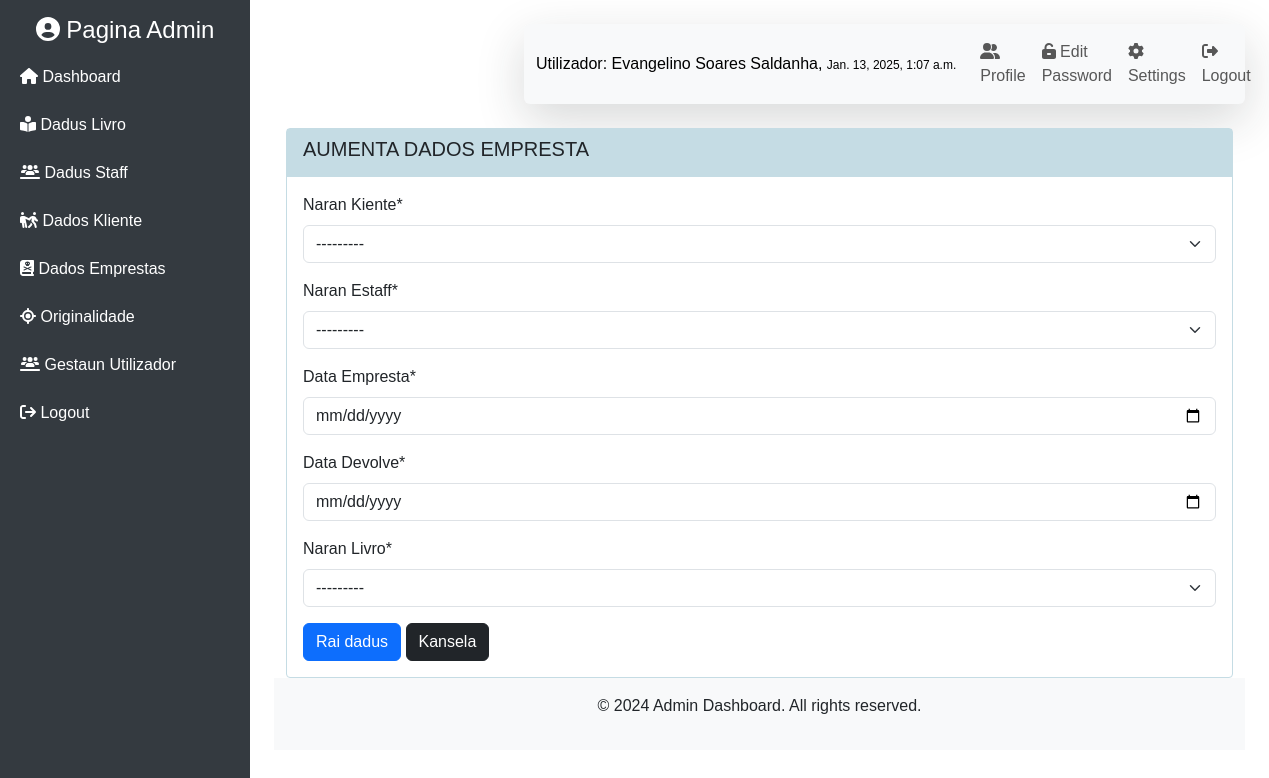
The page /home/add_empresta/ (signed in) on the database its author committed.
### mainApp/models.py (models this page shows, shortened)
class Staff(models.Model):
    SEXO_CHOICES = [
        ('Mane', 'Mane'),
        ('Feto', 'Feto'),
    ]
    STADU_CIVIL = [
        ('Solteiro', 'Solteiro'),
        ('Kassadu', 'Kassadu'),
        ('Diborsiadu', 'Diborsiadu'),
        ('Barlakeadu', 'Barlakeadu')
    ]
    id_staff = models.UUIDField(primary_key=True, default=uuid.uuid4, editable=False)
    naran_staff = models.CharField(max_length=225, blank=True, null=True)
    sexu = models.CharField(max_length=4, choices=SEXO_CHOICES, blank=True, null=True)
    data_moris = models.DateField(blank=True, null=True)
    id_suku = models.ForeignKey(Suku, related_name='staff', on_delete=models.CASCADE, blank=True, null=True)
    endereso = models.CharField(max_length=225, blank=True, null=True)
    no_tlf = models.CharField(max_length=20, blank=True, null=True)
    estadu_sivil = models.CharField(max_length=15, default='', choices=STADU_CIVIL,blank=True, null=True)
    user = models.OneToOneField(User, on_delete=models.CASCADE, null= True)
    foto = models.ImageField(
        upload_to='foto_staff/',
        validators=[FileExtensionValidator(allowed_extensions=['png', 'jpg', 'jpeg'])],
        null=True,
        blank=True,
        default='default.png'
    )
    def __str__(self):
        return f"{self.naran_staff}"

class Kliente(models.Model):
    SEXO_CHOICES = [
        ('Mane', 'Mane'),
        ('Feto', 'Feto'),
]
    STADU_CIVIL = [
        ('Solteiro', 'Solteiro'),
        ('Kassadu', 'Kassadu'),
        ('Diborsiadu', 'Diborsiadu'),
        ('Barlakeadu', 'Barlakeadu')
]
    id_kliente = models.UUIDField(primary_key=True, default=uuid.uuid4, editable=False)
    naran_kliente = models.CharField(max_length=225)
    sexu = models.CharField(max_length=4, choices=SEXO_CHOICES)
    data_moris = models.DateField()
    id_suku = models.ForeignKey(Suku, related_name='kliente_suku', on_delete=models.CASCADE)
    hela_fatin = models.CharField(max_length=225)
    estadu_sivil = models.CharField(max_length=15, choices=STADU_CIVIL)
    no_tlf = models.CharField(max_length=20)
    def __str__(self):
        return self.naran_kliente

class Empresta(models.Model):
    STATUS_EMP = [
        ('Empresta', 'Empresta'),
        ('Devolve', 'Devolve'),
        ('Tarde', 'Tarde'),
]
    id_empresta = models.UUIDField(primary_key=True, default=uuid.uuid4, editable=False)
    id_kliente = models.ForeignKey('Kliente', related_name='kliente_empresta', on_delete=models.CASCADE)
    id_staff = models.ForeignKey('Staff', related_name='staff_responsavel', on_delete=models.CASCADE)  # Corrected spelling
    data_empresta = models.DateField()
    data_devolve = models.DateField()
    loron_tarde = models.IntegerField(null=True, blank=True)  # Ensure proper spacing around `=`
    multa = models.FloatField(null=True, blank=True)
    status = models.CharField(max_length=20, choices=STATUS_EMP, null=True, blank=True, default='Empresta')
    id_livro = models.ForeignKey('Livro', related_name='empresta', on_delete=models.CASCADE)

class Livro(models.Model):
    def year_choices():
        return [(r, r) for r in range(1900, datetime.datetime.now().year + 1)]
    id_livro = models.UUIDField(primary_key=True, default=uuid.uuid4, editable=False)
    naran_livro = models.CharField(max_length=225)
    id_autor = models.ForeignKey(AutorLivro, related_name='autor_livro', on_delete=models.CASCADE)
    stock_livro = models.IntegerField()
    no_isbn = models.CharField(max_length=225)
    data_tama = models.DateField()
    tinan_publikasaun = models.IntegerField(choices=year_choices())
    id_editor = models.ForeignKey(EditorLivro, related_name='editor_livro', on_delete=models.CASCADE)
    id_kategoria = models.ForeignKey(Kategoira, related_name='kategorias_livro', on_delete=models.CASCADE)
    def __str__(self):
       return self.naran_livro

### mainApp/views/views_admin.py (the view)
# urls.py: path('add_empresta/', views.add_empresta, name='add_empresta'),
@login_required
def add_empresta(request):
    if request.method == 'POST':
        id_livro = request.POST.get('id_livro')
        livro = get_object_or_404(Livro, id_livro=id_livro)
        id_kl = request.POST.get('id_kliente')
        if livro.stock_livro > 0 :
            stok_menus = livro.stock_livro - 1
            livro.stock_livro = stok_menus
            livro.save()
            form = FormEmpresta(request.POST)
            if form.is_valid():
                messages.success(request, "Aumenta dados ho sucessu..!")
                form.save()
                return redirect('empresta',id_kl)
        else:
            messages.success(request, "Stock Livro hotu.....!")
            form =FormEmpresta()
    else:
        form =FormEmpresta()
    context = {
        'title': 'Aumenta dados Empresta',
        'sub_title': 'Aumenta dados Empresta',
        'form': form,
    }
    return render(request, 'module/mod_empresta/add_emp.html',context)

### mainApp/forms.py
class FormEmpresta(forms.ModelForm):
    class Meta:
        model = Empresta
        fields = ('id_kliente','id_staff','data_empresta','data_devolve','id_livro')
        labels = {
            'id_kliente': 'Naran Kiente',
            'id_staff': 'Naran Estaff',
            'data_empresta': 'Data Empresta',
            'data_devolve': 'Data Devolve',
            'id_livro': 'Naran Livro',
        }
        widgets = {
                'data_empresta': forms.DateInput(attrs={'type': 'date'}),
                'data_devolve': forms.DateInput(attrs={'type': 'date'}),
            }

### mainApp/templates/module/mod_empresta/add_emp.html (shortened to what this page needs)
{% extends 'base.html' %}
{% load crispy_forms_tags %}
{% block content %}
<div class="row mt-4">
    <div class="col-md-12">
        <div class="card rounded-1" id="card">
            <div class="card-header rounded-0" id="card-header">
                <div class="cart-title">
                    <h5 class="card-title">{{sub_title}}</h5>
                </div>
            </div>
            <div class="card-body">
              <form action="{% url 'add_empresta' %}" method="POST">
                {{ form|crispy }}
                <button type="submin" class="btn btn-primary">Rai dadus</button>
                <button type="reset" class="btn btn-dark">Kansela</button>
              </form>
            </div>
        </div>
    </div>
</div>
{% endblock %}

### templates/navbar.html (shortened to what this page needs)
<nav class="navbar navbar-expand-lg navbar-light bg-light shadow-lg rounded-2">
    <div class="container-fluid rounded-1">
        <a class="navbar-brand fs-6" href="#">Utilizador: {{request.user.staff.naran_staff}}, <span
                style="font-size: 12px;">{{user.last_login}}</span></a>
        <div class="collapse navbar-collapse" id="navbarSupportedContent">
            <ul class="navbar-nav ms-auto mb-2 mb-lg-0">
                <li class="nav-item">
                    <a class="nav-link" href="{% url 'detallu_staff' request.user.staff.id_staff %}"><i
                            class="fa fa-user-friends"></i> Profile</a>
                </li>
                <li class="nav-item">
                    <a class="nav-link" href="{% url 'change-password' %}"><i class="fa fa-unlock-keyhole"></i> Edit
                        Password</a>
                </li>
                <li class="nav-item">
                    <a class="nav-link" href="{% url 'update_staff' request.user.staff.id_staff %}"><i
                            class="fa fa-gear"></i> Settings</a>
                </li>
                <li class="nav-item">
                    <a class="nav-link" href="{% url 'logout' %}"><i class="fa fa-sign-out-alt "></i> Logout</a>
                </li>
            </ul>
        </div>
    </div>
</nav>

### static/css/style.css (style rules this page uses)
body { font-family: 'Arial', sans-serif; overflow-x: hidden; }
.navbar { margin-left: 250px; transition: margin-left 0.3s ease; }
#card-header { background-color: #c5dce4; border: none; }
#card { border-color: rgb(197, 220, 228); }
.card-title { text-transform: uppercase; }

### rows shown on the page
Kliente: id_kliente "---------"
Staff: id_staff "---------"
Livro: id_livro "---------"

### other values the page prints
{{ request.user.staff.naran_staff }} "Evangelino Soares Saldanha"
{{ user.last_login }} "Jan. 13, 2025, 1:07 a.m."
{{ sub_title }} "AUMENTA DADOS EMPRESTA"
